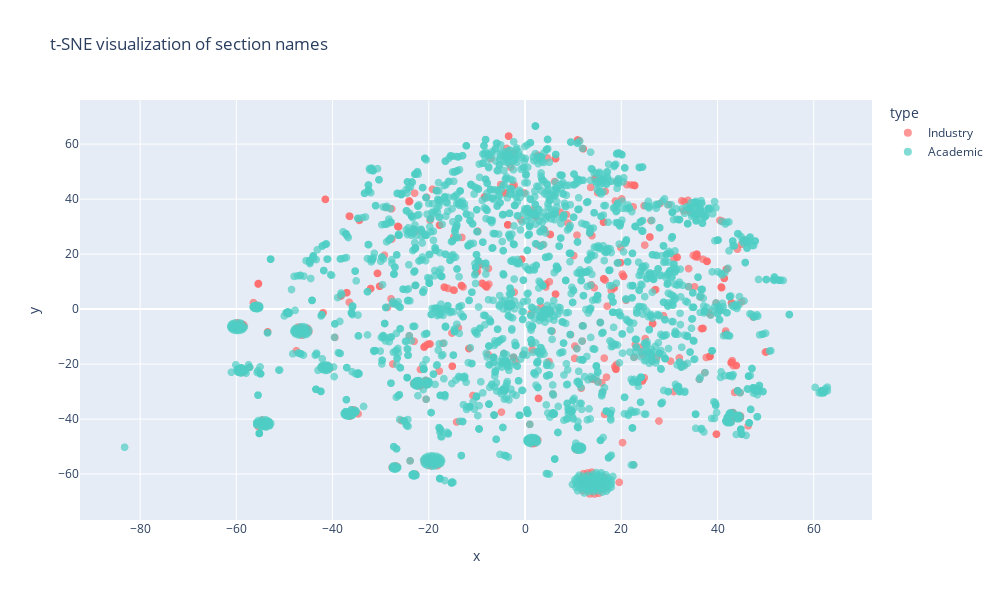

The code cell stored with this chart in its notebook:
### Code cell
# Extract section names
industry_section_names = [
    section[0]
    for text in industry_papers["text"][2:]
    for section in text
    if len(section) > 0
]
academic_section_names = [
    section[0]
    for text in academic_papers["text"][2:]
    for section in text
    if len(section) > 0
]

# Create labels
labels = ["Industry"] * len(industry_section_names) + ["Academic"] * len(
    academic_section_names
)
all_sections = industry_section_names + academic_section_names

# Generate embeddings
model = SentenceTransformer("all-MiniLM-L6-v2")
embeddings = model.encode(all_sections, show_progress_bar=True)

# Apply t-SNE
tsne = TSNE(n_components=2, random_state=42)
tsne_results = tsne.fit_transform(embeddings)

# Create DataFrame for plotting
plot_data = pd.DataFrame(
    {
        "x": tsne_results[:, 0],
        "y": tsne_results[:, 1],
        "type": labels,
        "section_name": all_sections,
    }
)

# Create interactive plot
fig = px.scatter(
    plot_data,
    x="x",
    y="y",
    color="type",
    hover_data=["section_name"],
    title="t-SNE visualization of section names",
    color_discrete_map={"Industry": "#FF6B6B", "Academic": "#4ECDC4"},
)

# Update layout
fig.update_traces(marker=dict(size=8, opacity=0.7))
fig.update_layout(hoverlabel=dict(bgcolor="white"), width=1000, height=600)

fig.show()

### Figure 1 — Plotly figure (JSON) as saved in the notebook; plotly's stock layout.template omitted (floating-point values rounded to 4 significant figures; data arrays with more than 128 entries replaced by an {"elided": "..."} marker saying what was removed)
{"data": [{"customdata": {"elided": "444x1 str values"}, "hovertemplate": "type=Industry<br>x=%{x}<br>y=%{y}<br>section_name=%{customdata[0]}<extra></extra>", "legendgroup": "Industry", "marker": {"color": "#FF6B6B", "opacity": 0.7, "size": 8, "symbol": "circle"}, "mode": "markers", "name": "Industry", "showlegend": true, "type": "scattergl", "x": {"elided": "444 float values"}, "xaxis": "x", "y": {"elided": "444 float values"}, "yaxis": "y"}, {"customdata": {"elided": "2711x1 str values"}, "hovertemplate": "type=Academic<br>x=%{x}<br>y=%{y}<br>section_name=%{customdata[0]}<extra></extra>", "legendgroup": "Academic", "marker": {"color": "#4ECDC4", "opacity": 0.7, "size": 8, "symbol": "circle"}, "mode": "markers", "name": "Academic", "showlegend": true, "type": "scattergl", "x": {"elided": "2711 float values"}, "xaxis": "x", "y": {"elided": "2711 float values"}, "yaxis": "y"}], "layout": {"height": 600, "hoverlabel": {"bgcolor": "white"}, "legend": {"title": {"text": "type"}, "tracegroupgap": 0}, "title": {"text": "t-SNE visualization of section names"}, "width": 1000, "xaxis": {"anchor": "y", "domain": [0, 1], "title": {"text": "x"}}, "yaxis": {"anchor": "x", "domain": [0, 1], "title": {"text": "y"}}}}
